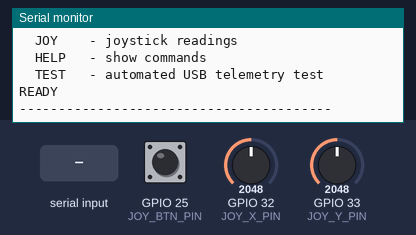
Bench run of a sketch on a simulated ESP32. On the bench: the last lines printed to the serial monitor. Inputs (shaded band) come from the test bench; at power-on: GPIO 25 (JOY_BTN_PIN) HIGH, GPIO 32 (JOY_X_PIN) = 2048, GPIO 33 (JOY_Y_PIN) = 2048 (analog values on the 0–4095 scale).

Above: at 1.7 s.
1.8 s: "PING\n" received over Serial
At 1.96 s:
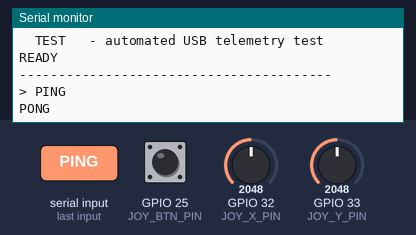
3.3 s: "STATUS\n" received over Serial
At 3.9 s:
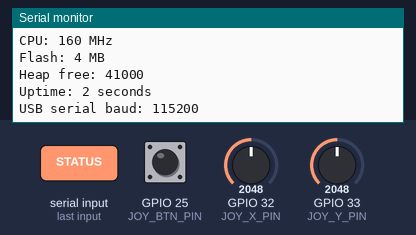
4.8 s: "JOY\n" received over Serial
At 5.8 s:
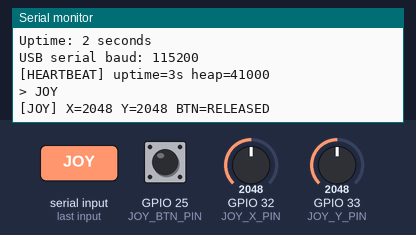
6.3 s: "HELP\n" received over Serial
At 7.1 s:
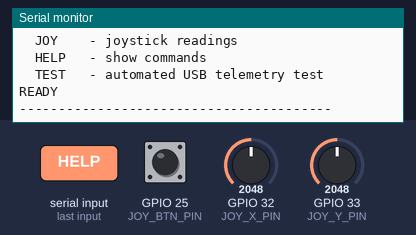
7.8 s: "TEST\n" received over Serial
At 8.2 s:
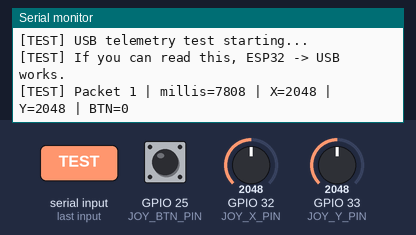
9.3 s: GPIO 25 (JOY_BTN_PIN) pulled LOW for 0.15 s
At 9.7 s:
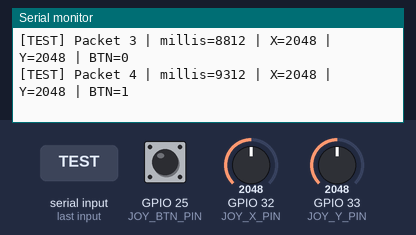

Measured:
- after the input at 1.8 s, the serial monitor: prints a new line at once (image 1)
- after the input at 3.3 s, the serial monitor: prints a new line at once (image 2)
- after the input at 4.8 s, the serial monitor: prints a new line at once (image 3)
- after the input at 6.3 s, the serial monitor: prints a new line at once (image 4)
- after the input at 7.8 s, the serial monitor: prints a new line at once (image 5)
- after the input at 9.3 s, the serial monitor: prints a new line at once (image 6)

The sketch:

esp32_usb_serial_diagnostic.ino
```cpp
/*
  POCKET ARCADE - USB SERIAL DIAGNOSTIC
  -------------------------------------
  Classic ESP32 Dev Module / ESP32-D0WDQ6

  Purpose:
    Test the physical USB -> USB/UART bridge -> ESP32 serial path
    without touching the main Pocket Arcade sketch.

  IMPORTANT:
    This is NOT native USB on the ESP32-D0WDQ6.
    The development board's USB-to-UART bridge is used.

  Serial:
    115200 baud

  Commands:
    PING       -> PONG
    STATUS     -> basic board status
    JOY        -> joystick ADC values
    HELP       -> command list
    TEST       -> short automated telemetry test

  The sketch also prints a heartbeat every 2 seconds.

  This file is intentionally standalone so it remains useful as a
  permanent hardware test tool.
*/

#include <Arduino.h>

static const int JOY_X_PIN = 32;
static const int JOY_Y_PIN = 33;
static const int JOY_BTN_PIN = 25;

unsigned long lastHeartbeat = 0;
unsigned long bootTime = 0;

void printHeader() {
  Serial.println();
  Serial.println("========================================");
  Serial.println("     POCKET ARCADE USB SERIAL TEST");
  Serial.println("========================================");
  Serial.println("ESP32 -> USB serial link test");
  Serial.println("Baud: 115200");
  Serial.println();
  Serial.println("Commands:");
  Serial.println("  PING   - reply with PONG");
  Serial.println("  STATUS - board and serial status");
  Serial.println("  JOY    - joystick readings");
  Serial.println("  HELP   - show commands");
  Serial.println("  TEST   - automated USB telemetry test");
  Serial.println();
  Serial.println("READY");
  Serial.println("----------------------------------------");
}

void printStatus() {
  Serial.println();
  Serial.println("[STATUS]");
  Serial.print("Chip: ");
  Serial.println(ESP.getChipModel());

  Serial.print("CPU: ");
  Serial.print(ESP.getCpuFreqMHz());
  Serial.println(" MHz");

  Serial.print("Flash: ");
  Serial.print(ESP.getFlashChipSize() / 1024UL / 1024UL);
  Serial.println(" MB");

  Serial.print("Heap free: ");
  Serial.println(ESP.getFreeHeap());

  Serial.print("Uptime: ");
  Serial.print((millis() - bootTime) / 1000UL);
  Serial.println(" seconds");

  Serial.print("USB serial baud: ");
  Serial.println(115200);

  Serial.println();
}

void printJoystick() {
  int x = analogRead(JOY_X_PIN);
  int y = analogRead(JOY_Y_PIN);
  int btn = digitalRead(JOY_BTN_PIN);

  Serial.print("[JOY] X=");
  Serial.print(x);
  Serial.print(" Y=");
  Serial.print(y);
  Serial.print(" BTN=");
  Serial.println(btn == LOW ? "PRESSED" : "RELEASED");
}

void runTest() {
  Serial.println();
  Serial.println("[TEST] USB telemetry test starting...");
  Serial.println("[TEST] If you can read this, ESP32 -> USB works.");

  for (int i = 1; i <= 5; i++) {
    Serial.print("[TEST] Packet ");
    Serial.print(i);
    Serial.print(" | millis=");
    Serial.print(millis());
    Serial.print(" | X=");
    Serial.print(analogRead(JOY_X_PIN));
    Serial.print(" | Y=");
    Serial.print(analogRead(JOY_Y_PIN));
    Serial.print(" | BTN=");
    Serial.println(digitalRead(JOY_BTN_PIN) == LOW ? "1" : "0");
    delay(500);
  }

  Serial.println("[TEST] Complete.");
  Serial.println();
}

void handleCommand(String command) {
  command.trim();
  command.toUpperCase();

  if (command.length() == 0) {
    return;
  }

  Serial.print("> ");
  Serial.println(command);

  if (command == "PING") {
    Serial.println("PONG");
  }
  else if (command == "STATUS") {
    printStatus();
  }
  else if (command == "JOY") {
    printJoystick();
  }
  else if (command == "HELP") {
    printHeader();
  }
  else if (command == "TEST") {
    runTest();
  }
  else {
    Serial.print("Unknown command: ");
    Serial.println(command);
    Serial.println("Type HELP for commands.");
  }
}

void setup() {
  pinMode(JOY_BTN_PIN, INPUT_PULLUP);

  analogReadResolution(12);

  Serial.begin(115200);
  delay(500);

  bootTime = millis();

  printHeader();
}

void loop() {
  // Receive commands from the USB serial connection.
  if (Serial.available()) {
    String command = Serial.readStringUntil('\n');
    handleCommand(command);
  }

  // Simple heartbeat so a connected host can see that the ESP32
  // remains alive even when no commands are being sent.
  if (millis() - lastHeartbeat >= 2000) {
    lastHeartbeat = millis();

    Serial.print("[HEARTBEAT] uptime=");
    Serial.print((millis() - bootTime) / 1000UL);
    Serial.print("s heap=");
    Serial.println(ESP.getFreeHeap());
  }

  delay(5);
}
```
